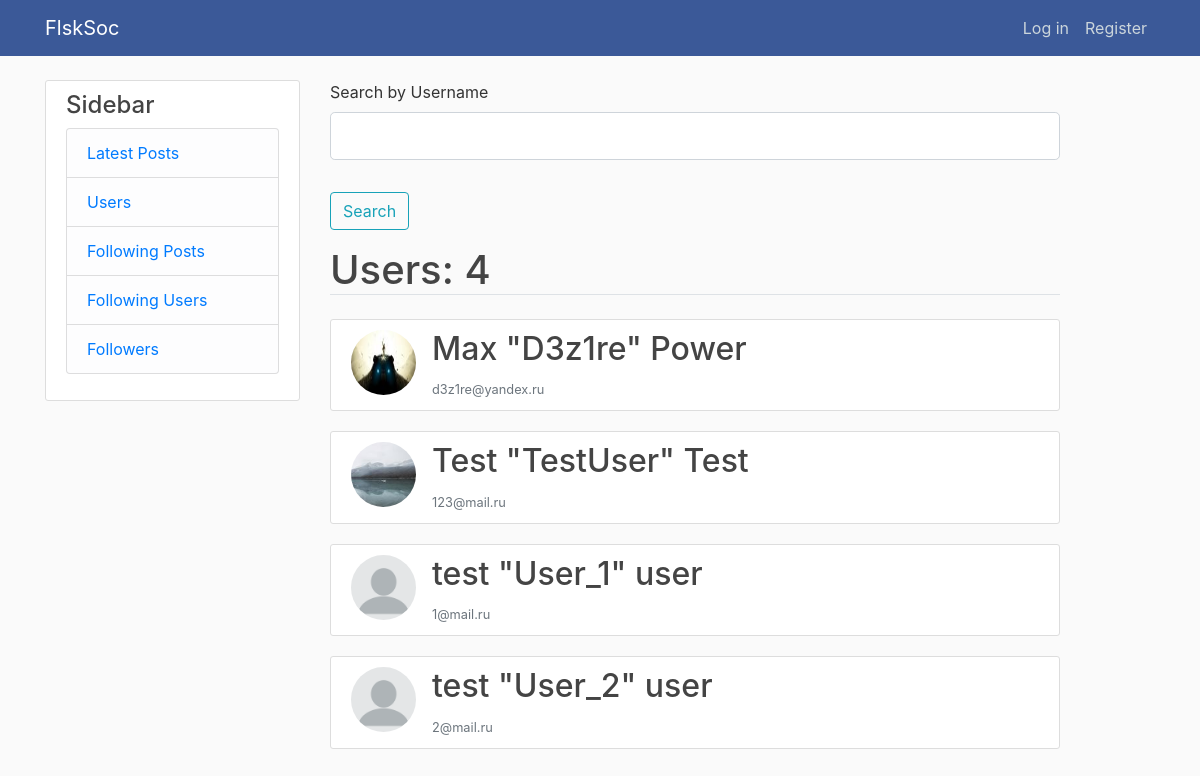
Screenshot of /users with the database file from the repository.
### data/user.py (models this page shows, shortened)
class User(SqlAlchemyBase, UserMixin, SerializerMixin):
    __tablename__ = 'users'
    id = sqlalchemy.Column(sqlalchemy.Integer, primary_key=True, autoincrement=True)
    username = sqlalchemy.Column(sqlalchemy.String, nullable=False)
    name = sqlalchemy.Column(sqlalchemy.String, nullable=True)
    surname = sqlalchemy.Column(sqlalchemy.String, nullable=True)
    email = sqlalchemy.Column(sqlalchemy.String, index=True, unique=True, nullable=False)
    hashed_password = sqlalchemy.Column(sqlalchemy.String, nullable=True)
    created_date = sqlalchemy.Column(sqlalchemy.DateTime, default=datetime.datetime.now)
    image_file = sqlalchemy.Column(sqlalchemy.String, nullable=False, default='default.png')
    posts = orm.relation("Post", back_populates='user')

### users.py (the view)
@users.route('/users', methods=['GET', 'POST'])
def show_users():
    form = SearchByUsernameForm()
    session = db_session.create_session()
    if form.validate_on_submit():
        if form.username.data:
            search = '%{}%'.format(form.username.data)
            users = session.query(User).filter(User.username.like(search)).all()
            return render_template('users.html', title='Users', form=form, users=users, users_c=len(users))
    users = session.query(User).all()
    return render_template('users.html', title='Users', users=users, users_c=len(users), form=form)

### data/search.py
class SearchByUsernameForm(FlaskForm):
    username = StringField('Search by Username')
    submit = SubmitField('Search')

### data/db_session.py (called while the page is built)
def create_session() -> Session:
    global __factory
    return __factory()

### templates/users.html (shortened to what this page needs)
{% extends "base.html" %}
{% block content %}
    <form action="" method="post">
            <fieldset class="form-group">
                <div class="form-group">
                    {{ form.username.label(class="form-control-label") }}
                    {% if form.username.errors %}
                        {{ form.username(class="form-control form-control-lg is-invalid") }}
                        <div class="invalid-feedback">
                            {% for error in form.username.errors %}
                                <span>{{ error }}</span>
                            {% endfor %}
                        </div>
                    {% else %}
                        {{ form.username(class="form-control form-control-lg") }}
                    {% endif %}
                </div>
            </fieldset>
            <div class="form-group">
                {{ form.submit(class="btn btn-outline-info") }}
            </div>
        </form>
    <h1 class="border-bottom mb-4">Users: {{ users_c }}</h1>
{% for user in users %}
    <article class="media content-section">
        <img class="rounded-circle article-img" src="{{ url_for('static', filename='profile_pics/' + user.image_file) }}">
        <div class="media-body">
            <h2><a class="article-title" href="/user/{{ user.id }}">{{ user.name }} "{{ user.username }}" {{ user.surname }}</a></h2>
            <small class="text-muted">{{ user.email }}</small>
        </div>
    </article>
{% endfor %}
{% endblock %}

### static/css/style.css (style rules this page uses)
body { background: #fafafa; color: #333333; margin-top: 5rem; }
h1, h2, h3, h4, h5, h6 { color: #444444; }
.content-section { background: #ffffff; padding: 10px 20px; border: 1px solid #dddddd; border-radius: 3px; margin-bottom: 20px; }
.article-title { color: #444444; }
.article-img { height: 65px; width: 65px; margin-right: 16px; }

### rows the page displays
User: image_file (picture), name "Max", username "D3z1re", surname "Power", email "d3z1re@yandex.ru"
User: image_file (picture), name "Test", username "TestUser", surname "Test", email "123@mail.ru"
User: image_file (placeholder picture), name "test", username "User_1", surname "user", email "1@mail.ru"
User: image_file (placeholder picture), name "test", username "User_2", surname "user", email "2@mail.ru"

### other values shown
{{ users_c }} "4"
